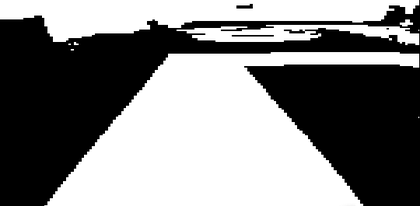
%> input picture 2015.5.25_1.bmp, 420 x 206 px, shrunk from 540 x 265 before the run
$ octave Image_2.m   (GNU Octave 9; MATLAB toolbox functions it lacks are replaced by stand-ins)
%> lines starting %> are read from the running program, lines starting %| are printed output that depends on the picture; in (x1, y1, x2, y2) boxes, pixels count from 0 and x2, y2 are one past the last pixel; in counts of white or black regions, pixels touching at a corner belong together; the program's own positions count from 1
clc;
clear all;
img_BMP = imread('2015.5.25_1.bmp','bmp');
%> img_BMP is the input picture: size 206x420 uint8; min 0, max 255, mean 130
subplot(2,2,1),imshow(img_BMP);
img_size = size(img_BMP)%显示图像大小
%> img_size = [206 420]
img_BarrelDistortion = zeros(img_size(1),img_size(2));

y = int32(img_size(1))/2
%> y = 103
x = int32(img_size(2))/2
%> x = 210
k1 = double(1);
%k2 = double(0.000002);
k2 = double(1.0/double(y^2 + x^2 ))*0.1
%> k2 = 1.83e-06
k2x = double(0.0000005);
k2y = double(0.000005);
i = int32(0);
j = int32(0);
data = double(0);
dataX = double(0);
dataY = double(0);
k1 * (1 + k2 * double( (1)^2 + (1)^2 ))
%> ans = 1
k1 * (1 + k2 * double( (y)^2 + (1)^2 ))
%> ans = 1.02
k1 * (1 + k2 * double( (1)^2 + (x)^2 ))
%> ans = 1.08
k1 * (1 + k2 * double( (y)^2 + (x)^2 ))
%> ans = 1.1
(y)^2 + (x)^2
%> ans = 54709
1/k2
%> ans = 547090
k2 * double( (1-y)^2 + (1-x)^2 )
%> ans = 0.0989
for i = 1 : img_size(1)/2
    for j = 1 : img_size(2)/2
        data = k1 * (1 + k2 * double( (i-y)^2 + (j-x)^2 ));
        %dataX = k1 * (1 + k2x * double( (i-y)^2 + (j-x)^2 ));
        %dataY = k1 * (1 + k2y * double( (i-y)^2 + (j-x)^2 ));
        %img_BarrelDistortion(uint16(dataY*i),uint16(dataX*j)) = img_BMP(i,j);
        img_BarrelDistortion(uint16(data*(y+i)),uint16(data*(x+j))) = img_BMP(y+i,x+j);
        % [5 lines of commented-out code are left out]
    end
end
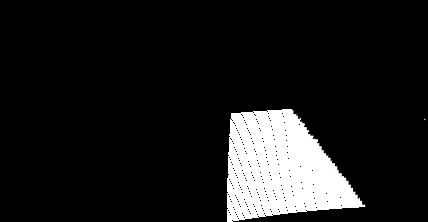
%> img_BarrelDistortion: size 222x428 double; min 0, max 255, mean 27.9
subplot(2,2,2),imshow(img_BarrelDistortion);
%> after `imshow(img_BarrelDistortion)`:
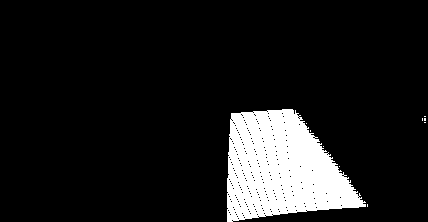
%> displayed picture: size 222x428, on the screen's scale of 0 to 255; 11.1% white; 10 white regions (9 under 20 px), largest, box (x1, y1, x2, y2) and area: (227, 109, 366, 222) 10566

$ run again, with 2015.5.20_1.bmp copied over 2015.5.25_1.bmp
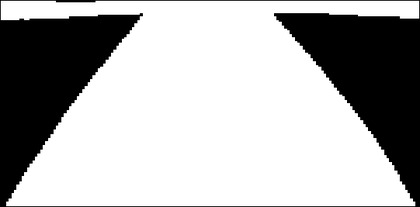
%> input picture 2015.5.20_1.bmp, 420 x 207 px, shrunk from 541 x 267 before the run
%> img_BMP is the input picture: size 207x420 uint8; min 0, max 255, mean 175.8
%> after the loop `for i = 1 : img_size(1)/2`:
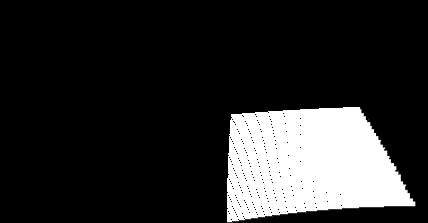
%> img_BarrelDistortion: size 223x428 double; min 0, max 255, mean 43.5
%> `imshow(img_BarrelDistortion)`:
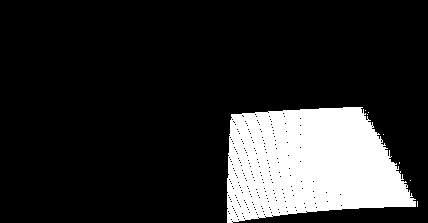
%> displayed picture: size 223x428, on the screen's scale of 0 to 255; 17.4% white; 8 white regions (7 under 20 px), largest, box (x1, y1, x2, y2) and area: (227, 107, 416, 223) 16595
